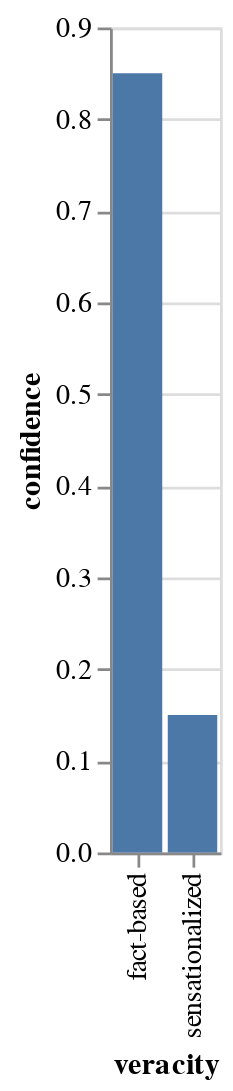

Specify this chart in Vega-Lite:
### Vega-Lite specification from a JSON file in a GitHub repository (floating-point values rounded to 4 significant figures)
{"$schema": "https://vega.github.io/schema/vega-lite/v3.json", "description": "Model output on article text.", "data": {"values": [{"veracity": "fact-based", "confidence": 0.85}, {"veracity": "sensationalized", "confidence": 0.15}]}, "mark": "bar", "encoding": {"x": {"field": "veracity", "type": "ordinal"}, "y": {"field": "confidence", "type": "quantitative"}}}
